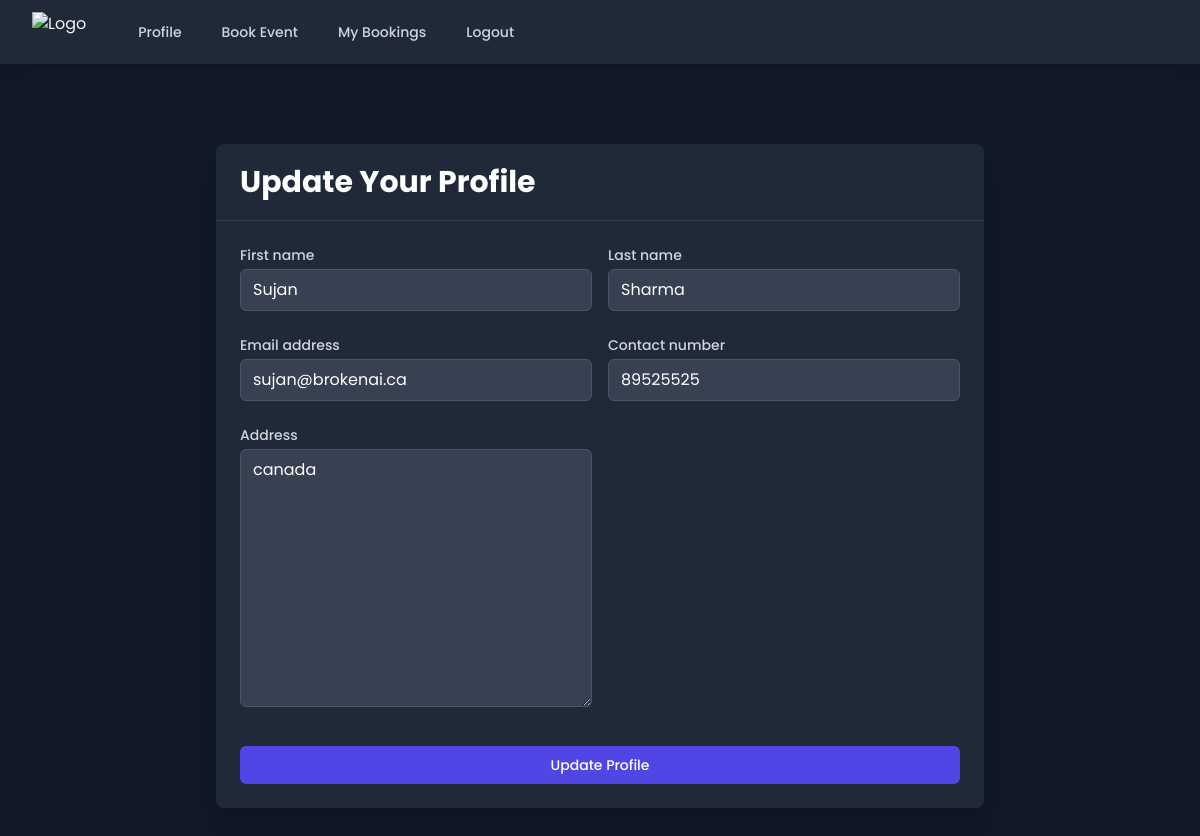
Screenshot of /update-profile/ (signed in) with the database file from the repository.
### accounts/models.py (models this page shows, shortened)
class CustomUser(AbstractUser):
    email = models.EmailField(_('email address'), unique=True)
    contact_number = models.CharField(max_length=15)
    address = models.TextField(blank=True)
    username = models.CharField(max_length=150, unique=True, blank=True)
    USERNAME_FIELD = 'email'
    REQUIRED_FIELDS = ['first_name', 'last_name', 'contact_number']
    objects = CustomUserManager()

### accounts/views.py (the view)
# urls.py: path('update-profile/', views.update_profile, name='update_profile'),
@login_required
def update_profile(request):
    if request.method == 'POST':
        form = UserProfileForm(request.POST, instance=request.user)
        if form.is_valid():
            form.save()
            return redirect('profile')  # Redirect to profile page after update
    else:
        form = UserProfileForm(instance=request.user)
    return render(request, 'update_profile.html', {'form': form})

### accounts/forms.py
class UserProfileForm(forms.ModelForm):
    class Meta:
        model = CustomUser
        fields = ['first_name', 'last_name', 'email', 'contact_number', 'address']

### accounts/templatetags/custom_filters.py (called while the page is built)
@register.filter(name='add_class')
def add_class(value, arg):
    css_classes = value.field.widget.attrs.get('class', '')
    if css_classes:
        css_classes = f"{css_classes} {arg}"
    else:
        css_classes = arg
    return value.as_widget(attrs={'class': css_classes})

### accounts/templates/update_profile.html (shortened to what this page needs)
{% extends 'base.html' %}
{% load custom_filters %}
{% load static %}
{% block extra_head %}
<script src="https://cdn.tailwindcss.com"></script>
{% endblock %}
{% block content %}
<div class="min-h-screen bg-black-200 py-12 px-4 sm:px-6 lg:px-8">
    <div class="max-w-3xl mx-auto">
        <div class="bg-gray-800 shadow-xl rounded-lg overflow-hidden">
            <div class="px-4 py-5 sm:px-6 border-b border-gray-700">
                <h2 class="text-2xl font-bold leading-7 text-white sm:text-3xl sm:truncate">
                    Update Your Profile
                </h2>
            </div>
            <form method="post" class="px-4 py-5 sm:p-6">
                <div class="grid grid-cols-1 gap-y-6 gap-x-4 sm:grid-cols-2">
                    {% for field in form %}
                    <div>
                        <label for="{{ field.id_for_label }}" class="block text-sm font-medium text-gray-300 mb-1">
                            {{ field.label }}
                        </label>
                        <div class="mt-1">
                            {{ field|add_class:"w-full px-3 py-2 bg-gray-700 border border-gray-600 rounded-md text-white placeholder-gray-400 focus:outline-none focus:ring-2 focus:ring-indigo-500 focus:border-indigo-500 transition duration-150 ease-in-out" }}
                        </div>
                    </div>
                    {% endfor %}
                </div>
                <div class="mt-8">
                    <button type="submit"
                        class="w-full flex justify-center py-2 px-4 border border-transparent rounded-md shadow-sm text-sm font-medium text-white bg-indigo-600 hover:bg-indigo-700 focus:outline-none focus:ring-2 focus:ring-offset-2 focus:ring-indigo-500 transition duration-150 ease-in-out">
                        Update Profile
                    </button>
                </div>
            </form>
        </div>
    </div>
</div>
{% endblock %}

### accounts/templates/base.html (style rules this page uses)
body { font-family: 'Poppins', sans-serif; }

### rows the page displays
CustomUser: form "Sujan" "Sharma" "sujan@brokenai.ca" "89525525" "canada"

### other values shown
{{ field.label }} "First name" "Last name" "Email address" "Contact number" "Address"
